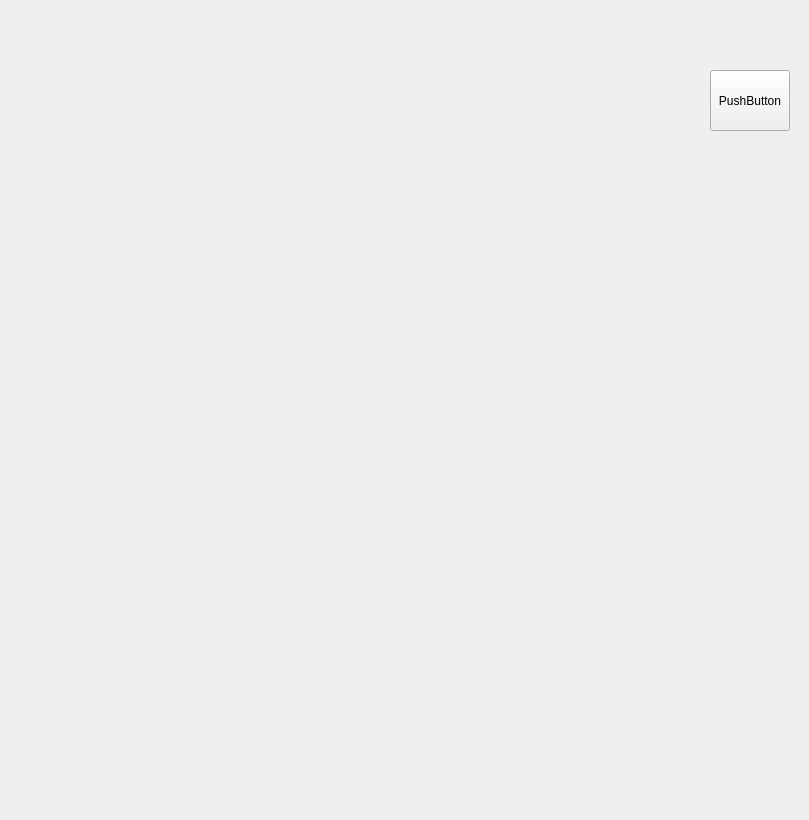
<?xml version="1.0" encoding="UTF-8"?>
<ui version="4.0">
 <class>PlayWindow</class>
 <widget class="QWidget" name="PlayWindow">
  <property name="geometry">
   <rect>
    <x>0</x>
    <y>0</y>
    <width>809</width>
    <height>820</height>
   </rect>
  </property>
  <property name="windowTitle">
   <string>Three In Row</string>
  </property>
  <widget class="QPushButton" name="pushButton">
   <property name="geometry">
    <rect>
     <x>710</x>
     <y>70</y>
     <width>80</width>
     <height>61</height>
    </rect>
   </property>
   <property name="text">
    <string>PushButton</string>
   </property>
  </widget>
 </widget>
 <resources/>
 <connections/>
</ui>
